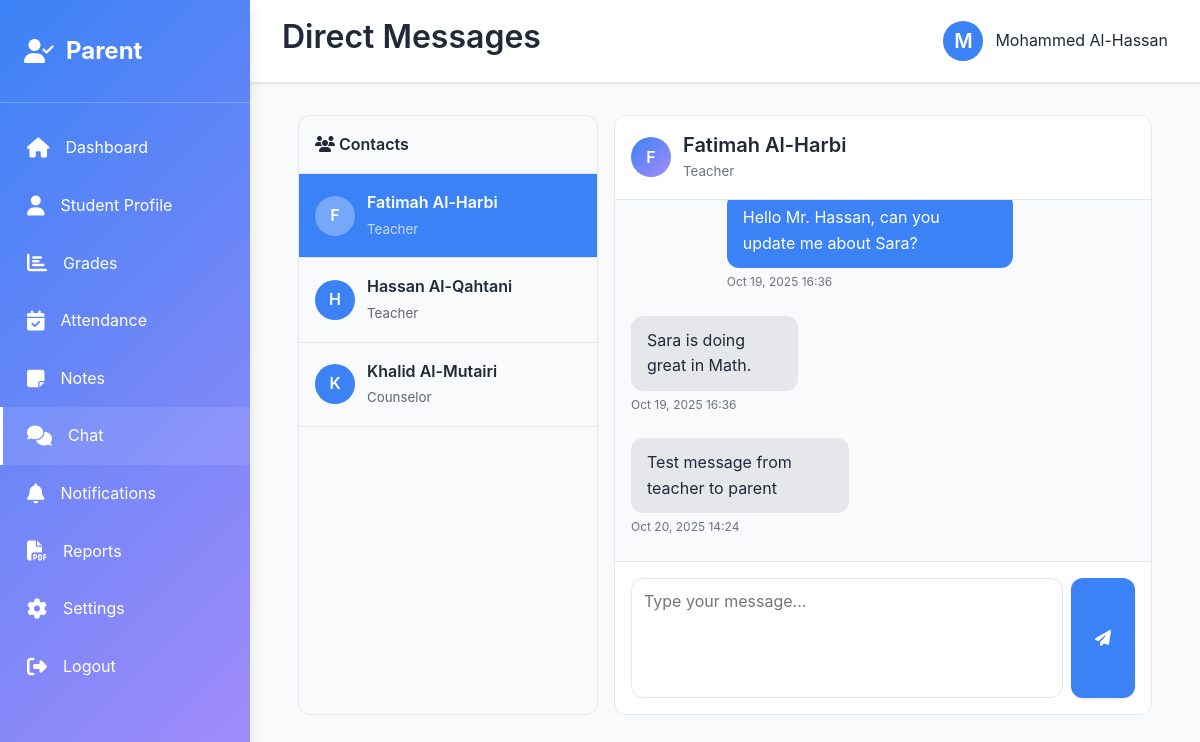
The app's page /parent/chat.php?contact_id=3 (signed in) with its own data.
### tables this page shows
CREATE TABLE `users` (
  `id` int(11) NOT NULL,
  `username` varchar(100) NOT NULL,
  `password` varchar(255) NOT NULL,
  `email` varchar(100) NOT NULL,
  `full_name` varchar(150) NOT NULL,
  `role` enum('admin','teacher','counselor','parent','student') NOT NULL,
  `phone` varchar(20) DEFAULT NULL,
  `profile_picture` varchar(255) DEFAULT NULL,
  `created_at` timestamp NOT NULL DEFAULT current_timestamp(),
  `updated_at` timestamp NOT NULL DEFAULT current_timestamp() ON UPDATE current_timestamp(),
  `is_active` tinyint(4) DEFAULT 1
);

CREATE TABLE `messages` (
  `id` int(11) NOT NULL,
  `sender_id` int(11) NOT NULL,
  `receiver_id` int(11) NOT NULL,
  `message` text NOT NULL,
  `attachment_path` varchar(255) DEFAULT NULL,
  `is_read` tinyint(4) DEFAULT 0,
  `created_at` timestamp NOT NULL DEFAULT current_timestamp()
);

### includes/functions.php (called while the page is built, shortened)
<?php
function formatDateTime($datetime) {
    return date('M d, Y H:i', strtotime($datetime));
}
?>

### parent/chat.php (the view, shortened to what this page needs)
<?php
require_once '../includes/db_config.php';
require_once '../includes/functions.php';
$user_id = $_SESSION['user_id'];
$full_name = $_SESSION['full_name'];
$contacts_query = "SELECT DISTINCT u.id, u.full_name, u.role
                   FROM users u
                   WHERE u.role IN ('teacher', 'counselor')
                   ORDER BY u.full_name";
$contacts_stmt = $conn->prepare($contacts_query);
$contacts_stmt->execute();
$contacts_result = $contacts_stmt->get_result();
$contacts = [];
while ($row = $contacts_result->fetch_assoc()) {
    $contacts[] = $row;
}
$selected_contact_id = isset($_GET['contact_id']) ? (int)$_GET['contact_id'] : 0;
$selected_contact = null;
$messages = [];
if ($selected_contact_id > 0) {
    foreach ($contacts as $contact) {
        if ($contact['id'] == $selected_contact_id) {
            $selected_contact = $contact;
            break;
        }
    }
    if ($selected_contact) {
        $messages_query = "SELECT m.*, u.full_name, u.role
                           FROM messages m
                           JOIN users u ON m.sender_id = u.id
                           WHERE (m.sender_id = ? AND m.receiver_id = ?)
                              OR (m.sender_id = ? AND m.receiver_id = ?)
                           ORDER BY m.created_at ASC";
        $messages_stmt = $conn->prepare($messages_query);
        $messages_stmt->bind_param("iiii", $user_id, $selected_contact_id, $selected_contact_id, $user_id);
        $messages_stmt->execute();
        $messages_result = $messages_stmt->get_result();
        while ($row = $messages_result->fetch_assoc()) {
            $messages[] = $row;
        }
    }
}
?>
<!DOCTYPE html>
<html lang="en">
<head>
    <link rel="stylesheet" href="/student_portal/assets/css/style.css">
    <link rel="stylesheet" href="https://cdnjs.cloudflare.com/ajax/libs/font-awesome/6.4.0/css/all.min.css">
</head>
<body>
    <div class="dashboard-container">
        <aside class="sidebar">
          <div class="sidebar-logo">
                <i class="fa-solid fa-user-check"></i>
                <span>Parent</span>
            </div>
            <nav>
                <ul class="sidebar-menu">
                    <li><a href="/student_portal/parent/dashboard.php"><i class="fas fa-home"></i> Dashboard</a></li>
                    <li><a href="/student_portal/parent/profile.php"><i class="fas fa-user"></i> Student Profile</a></li>
                    <li><a href="/student_portal/parent/grades.php"><i class="fas fa-chart-bar"></i> Grades</a></li>
                    <li><a href="/student_portal/parent/attendance.php"><i class="fas fa-calendar-check"></i> Attendance</a></li>
                    <li><a href="/student_portal/parent/notes.php"><i class="fas fa-sticky-note"></i> Notes</a></li>
                    <li><a href="/student_portal/parent/chat.php" class="active"><i class="fas fa-comments"></i> Chat</a></li>
                    <li><a href="/student_portal/parent/notifications.php"><i class="fas fa-bell"></i> Notifications</a></li>
                    <li><a href="/student_portal/parent/reports.php"><i class="fas fa-file-pdf"></i> Reports</a></li>
                    <li><a href="/student_portal/parent/settings.php"><i class="fas fa-cog"></i> Settings</a></li>
                    <li><a href="/student_portal/logout.php"><i class="fas fa-sign-out-alt"></i> Logout</a></li>
                </ul>
            </nav>
        </aside>
        <div class="main-content">
            <header class="header">
                <div class="header-left">
                    <h2>Direct Messages</h2>
                </div>
                <div class="header-right">
                    <div class="user-profile">
                        <div class="profile-picture"><?php echo strtoupper(substr($full_name, 0, 1)); ?></div>
                        <span><?php echo htmlspecialchars($full_name); ?></span>
                    </div>
                </div>
            </header>
            <div class="content">
                <div class="container">
                    <div class="chat-container">
                        <div class="contacts-list">
                            <div style="padding: 1rem; border-bottom: 1px solid var(--border-color); font-weight: 600;">
                                <i class="fas fa-users"></i> Contacts
                            </div>
                            <?php if (!empty($contacts)): ?>
                                <?php foreach ($contacts as $contact): ?>
                                    <div class="contact-item <?php echo $contact['id'] == $selected_contact_id ? 'active' : ''; ?>"
                                         onclick="location.href='/student_portal/parent/chat.php?contact_id=<?php echo $contact['id']; ?>'">
                                        <div style="display: flex; align-items: center; gap: 0.75rem;">
                                            <div style="width: 40px; height: 40px; border-radius: 50%; background-color: <?php echo $contact['id'] == $selected_contact_id ? 'rgba(255,255,255,0.3)' : 'var(--primary-color)'; ?>; color: white; display: flex; align-items: center; justify-content: center; font-weight: 600; flex-shrink: 0;">
                                                <?php echo strtoupper(substr($contact['full_name'], 0, 1)); ?>
                                            </div>
                                            <div style="flex: 1; min-width: 0;">
                                                <div style="font-weight: 600; white-space: nowrap; overflow: hidden; text-overflow: ellipsis;">
                                                    <?php echo htmlspecialchars($contact['full_name']); ?>
                                                </div>
                                                <small style="opacity: 0.7;">
                                                    <?php echo ucfirst($contact['role']); ?>
                                                </small>
                                            </div>
                                        </div>
                                    </div>
                                <?php endforeach; ?>
                            <?php else: ?>
                                <div style="padding: 1rem; text-align: center; color: var(--text-light);">
                                    No contacts available
                                </div>
                            <?php endif; ?>
                        </div>
                        <?php if ($selected_contact): ?>
                            <div class="chat-area">
                                <div class="chat-header">
                                    <div style="display: flex; align-items: center; gap: 0.75rem;">
                                        <div style="width: 40px; height: 40px; border-radius: 50%; background: linear-gradient(135deg, var(--primary-color), var(--secondary-color)); color: white; display: flex; align-items: center; justify-content: center; font-weight: 600;">
                                            <?php echo strtoupper(substr($selected_contact['full_name'], 0, 1)); ?>
                                        </div>
                                        <div>
                                            <h4 style="margin: 0;"><?php echo htmlspecialchars($selected_contact['full_name']); ?></h4>
                                            <small style="color: var(--text-light);"><?php echo ucfirst($selected_contact['role']); ?></small>
                                        </div>
                                    </div>
                                </div>
                                <div class="messages-area" id="messagesArea" data-receiver-id="<?php echo $selected_contact['id'] ?? ''; ?>">
                                    <?php if (!empty($messages)): ?>
                                        <?php foreach ($messages as $msg): ?>
                                            <div class="message <?php echo $msg['sender_id'] == $user_id ? 'sent' : 'received'; ?>">
                                                <div>
                                                    <div class="message-content">
                                                        <?php echo htmlspecialchars($msg['message']); ?>
                                                    </div>
                                                    <div class="message-time">
                                                        <?php echo formatDateTime($msg['created_at']); ?>
                                                    </div>
                                                </div>
                                            </div>
                                        <?php endforeach; ?>
                                    <?php endif; ?>
                                </div>
                                <div class="chat-input-area">
                                  <form class="message-form" style="display: flex; gap: 0.5rem; width: 100%;">
                                        <textarea name="message_text" placeholder="Type your message..." required></textarea>
                                        <button type="submit" class="btn btn-primary"><i class="fas fa-paper-plane"></i></button>
                                    </form>
                                </div>
                            </div>
                        <?php endif; ?>
                    </div>
                </div>
            </div>
        </div>
    </div>
</body>
</html>

### assets/css/style.css (style rules this page uses)
:root { --primary-color: #3B82F6; --secondary-color: #A78BFA; --background-color: #F9FAFB; --text-color: #1F2937; --text-light: #6B7280; --border-color: #E5E7EB; --success-color: #10B981; --warning-color: #F59E0B; --danger-color: #EF4444; --shadow: 0 1px 3px rgba(0, 0, 0, 0.1); --shadow-md: 0 4px 6px rgba(0, 0, 0, 0.1); --shadow-lg: 0 10px 15px rgba(0, 0, 0, 0.1); --border-radius: 12px; --transition: all 0.3s ease; }
* { margin: 0; padding: 0; box-sizing: border-box; }
html, body { height: 100%; }
body { font-family: 'Poppins', -apple-system, BlinkMacSystemFont, 'Segoe UI', sans-serif; background-color: var(--background-color); color: var(--text-color); line-height: 1.6; }
h1, h2, h3, h4, h5, h6 { font-weight: 600; line-height: 1.3; margin-bottom: 0.5rem; }
h2 { font-size: 2rem; }
h4 { font-size: 1.25rem; }
a { color: var(--primary-color); text-decoration: none; transition: var(--transition); }
.btn { display: inline-block; padding: 0.75rem 1.5rem; border: none; border-radius: var(--border-radius); font-size: 1rem; font-weight: 500; cursor: pointer; transition: var(--transition); text-align: center; text-decoration: none; font-family: inherit; }
.btn-primary { background-color: var(--primary-color); color: white; box-shadow: var(--shadow); }
input[type="text"], input[type="email"], input[type="password"], input[type="number"], input[type="date"], input[type="datetime-local"], select, textarea { width: 100%; padding: 0.75rem; border: 1px solid var(--border-color); border-radius: var(--border-radius); font-family: inherit; font-size: 1rem; transition: var(--transition); }
textarea { resize: vertical; min-height: 120px; }
.dashboard-container { display: flex; height: 100vh; overflow: hidden; }
.sidebar { width: 250px; background: linear-gradient(135deg, var(--primary-color) 0%, var(--secondary-color) 100%); color: white; padding: 2rem 0; overflow-y: auto; box-shadow: var(--shadow-lg); position: fixed; height: 100vh; left: 0; top: 0; z-index: 1000; }
.sidebar-logo { padding: 0 1.5rem 2rem; display: flex; align-items: center; gap: 0.75rem; font-size: 1.5rem; font-weight: 700; margin-bottom: 1rem; border-bottom: 1px solid rgba(255, 255, 255, 0.2); }
.sidebar-menu { list-style: none; }
.sidebar-menu li { margin: 0; }
.sidebar-menu a { display: flex; align-items: center; gap: 1rem; padding: 1rem 1.5rem; color: white; text-decoration: none; transition: var(--transition); border-left: 3px solid transparent; }
.sidebar-menu a:hover, .sidebar-menu a.active { background-color: rgba(255, 255, 255, 0.1); border-left-color: white; }
.sidebar-menu i { font-size: 1.25rem; }
.main-content { margin-left: 250px; flex: 1; display: flex; flex-direction: column; overflow: hidden; }
.header { background-color: white; border-bottom: 1px solid var(--border-color); padding: 1rem 2rem; display: flex; justify-content: space-between; align-items: center; box-shadow: var(--shadow); }
.header-left { display: flex; align-items: center; gap: 1rem; }
.header-right { display: flex; align-items: center; gap: 1.5rem; }
.user-profile { display: flex; align-items: center; gap: 0.75rem; }
.profile-picture { width: 40px; height: 40px; border-radius: 50%; background-color: var(--primary-color); display: flex; align-items: center; justify-content: center; color: white; font-weight: 600; font-size: 1.25rem; }
.content { flex: 1; overflow-y: auto; padding: 2rem; }
.container { max-width: 1200px; margin: 0 auto; padding: 0 1rem; }
.message { display: flex; gap: 0.75rem; animation: fadeIn 0.3s ease; }
.message.sent { justify-content: flex-end; }
.message-time { font-size: 0.75rem; color: var(--text-light); margin-top: 0.25rem; }

### records on screen
users: full_name "F", full_name "Fatimah Al-Harbi", role "Teacher"
users: full_name "H", full_name "Hassan Al-Qahtani", role "Teacher"
users: full_name "K", full_name "Khalid Al-Mutairi", role "Counselor"
messages: message "Hello Mr. Hassan, can you update me about Sara?", created_at "Oct 19, 2025 16:36"
messages: message "Sara is doing great in Math.", created_at "Oct 19, 2025 16:36"
messages: message "Test message from teacher to parent", created_at "Oct 20, 2025 14:24"

### other values on screen
substr($full_name, 0, 1) "M"
$full_name "Mohammed Al-Hassan"
